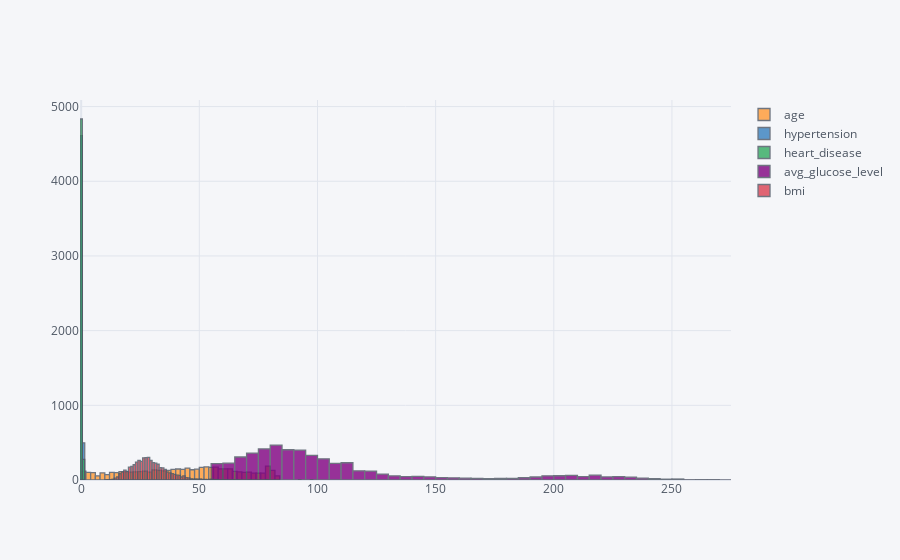

This figure's notebook cell:
### Code cell
df[numerical].iplot(kind='hist');

### Figure 1 — Plotly figure (JSON) as saved in the notebook; plotly's stock layout.template omitted (floating-point values rounded to 4 significant figures; data arrays with more than 128 entries replaced by an {"elided": "..."} marker saying what was removed)
{"data": [{"histfunc": "count", "histnorm": "", "marker": {"color": "rgba(255, 153, 51, 1.0)", "line": {"color": "#4D5663", "width": 1.3}}, "name": "age", "opacity": 0.8, "orientation": "v", "type": "histogram", "x": {"elided": "5110 float values"}}, {"histfunc": "count", "histnorm": "", "marker": {"color": "rgba(55, 128, 191, 1.0)", "line": {"color": "#4D5663", "width": 1.3}}, "name": "hypertension", "opacity": 0.8, "orientation": "v", "type": "histogram", "x": {"elided": "5110 int values"}}, {"histfunc": "count", "histnorm": "", "marker": {"color": "rgba(50, 171, 96, 1.0)", "line": {"color": "#4D5663", "width": 1.3}}, "name": "heart_disease", "opacity": 0.8, "orientation": "v", "type": "histogram", "x": {"elided": "5110 int values"}}, {"histfunc": "count", "histnorm": "", "marker": {"color": "rgba(128, 0, 128, 1.0)", "line": {"color": "#4D5663", "width": 1.3}}, "name": "avg_glucose_level", "opacity": 0.8, "orientation": "v", "type": "histogram", "x": {"elided": "5110 float values"}}, {"histfunc": "count", "histnorm": "", "marker": {"color": "rgba(219, 64, 82, 1.0)", "line": {"color": "#4D5663", "width": 1.3}}, "name": "bmi", "opacity": 0.8, "orientation": "v", "type": "histogram", "x": {"elided": "5110 float values"}}], "layout": {"barmode": "overlay", "legend": {"bgcolor": "#F5F6F9", "font": {"color": "#4D5663"}}, "paper_bgcolor": "#F5F6F9", "plot_bgcolor": "#F5F6F9", "title": {"font": {"color": "#4D5663"}}, "xaxis": {"gridcolor": "#E1E5ED", "showgrid": true, "tickfont": {"color": "#4D5663"}, "title": {"font": {"color": "#4D5663"}, "text": ""}, "zerolinecolor": "#E1E5ED"}, "yaxis": {"gridcolor": "#E1E5ED", "showgrid": true, "tickfont": {"color": "#4D5663"}, "title": {"font": {"color": "#4D5663"}, "text": ""}, "zerolinecolor": "#E1E5ED"}}}
